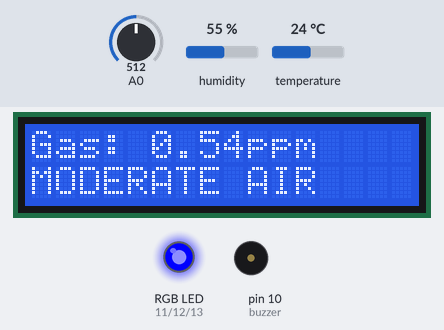
A sketch run on a simulated Arduino Uno, built with avr-gcc and run on an emulated ATmega328P. On the bench: 16×2 character LCD, an RGB LED mixed from three pins (HIGH = lit), buzzer (waves = sounding, pin HIGH). The inputs (shaded band) are chosen by the test bench; at power-on: A0 = 512, humidity 55 %, temperature 24 °C. What the sketch prints to the serial monitor is not drawn.

Above: at 1.4 s.
1.5 s: A0 set to 489
At 2.8 s:
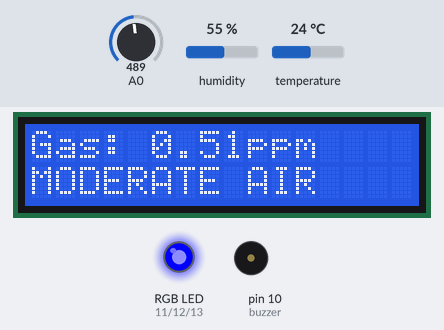
3.8 s: A0 set to 467
At 4.8 s:
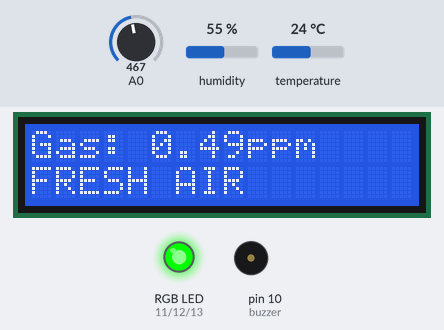
5.9 s: A0 set to 1023
At 7.2 s:
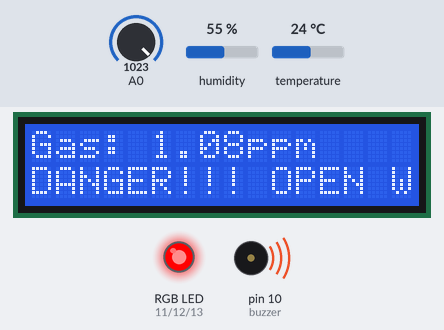
8.0 s: A0 set to 958
At 9.8 s:
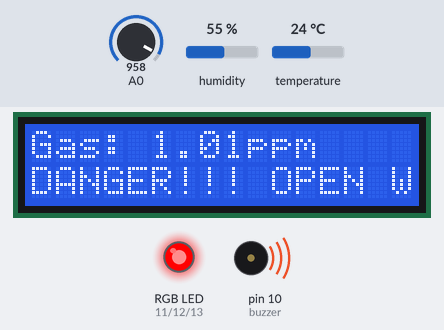
10.1 s: A0 set to 931
At 11.2 s:
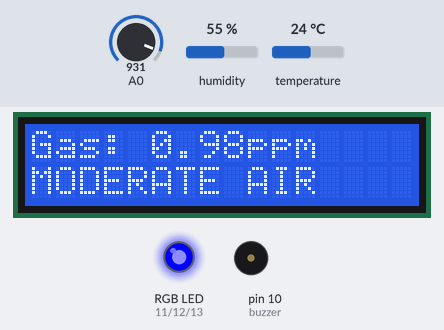
Timing chart, 0 to 13.1 s (numbered marks = the images above; inputs shaded):
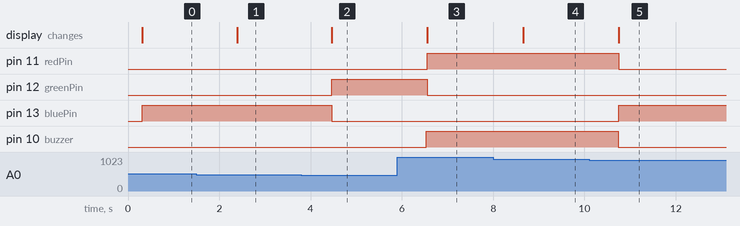

Measured:
- the behaviour switches between 476 and 475 on A0 (found by bisection; images 1 and 2)
- the behaviour switches between 950 and 949 on A0 (found by bisection; images 4 and 5)
- after the input at 1.5 s, the display: changes after 0.89 s (image 1)
- after the input at 3.8 s, pin 12 (greenPin): LOW → HIGH after 0.67 s; pin 13 (bluePin): HIGH → LOW after 0.67 s; the display: changes after 0.67 s (image 2)
- after the input at 5.9 s, pin 11 (redPin): LOW → HIGH after 0.66 s; pin 12 (greenPin): HIGH → LOW after 0.66 s; pin 10 (buzzer): LOW → HIGH after 0.64 s; the display: changes after 0.66 s (image 3)
- after the input at 8.0 s, the display: changes after 0.66 s (image 4)
- after the input at 10.1 s, pin 11 (redPin): HIGH → LOW after 0.65 s; pin 13 (bluePin): LOW → HIGH after 0.65 s; pin 10 (buzzer): HIGH → LOW after 0.64 s; the display: changes after 0.65 s (image 5)

The sketch:

ArduinoCodes.ino
```cpp
#include <LiquidCrystal_I2C.h>

#include <LiquidCrystal.h>
#include <DHT.h>


// initialize the LCD library
LiquidCrystal_I2C lcd(0x27,16,2);
//LiquidCrystal lcd(4, 5, 6, 7, 8, 9);

// initialize the DHT sensor
#define DHTPIN 2
#define DHTTYPE DHT11
DHT dht(DHTPIN, DHTTYPE);

// initialize the buzzer pin
int buzzer = 10;

// initialize the RGB LED pins
int redPin = 11;
int greenPin = 12;
int bluePin = 13;

void setup() {

  Serial.begin(9600);
  // initialize the LCD
  lcd.init();
  lcd.backlight();
  lcd.begin(16, 2);
  lcd.print("Air Pollution");
  lcd.setCursor(0, 1);
  lcd.print("Detection System");
delay(100);
  // initialize the DHT sensor
  dht.begin();

  // initialize the buzzer pin
  pinMode(buzzer, OUTPUT);

  // initialize the RGB LED pins
  pinMode(redPin, OUTPUT);
  pinMode(greenPin, OUTPUT);
  pinMode(bluePin, OUTPUT);
}

void loop() {

  // read the DHT sensor values
  float temperature = dht.readTemperature();
  float humidity = dht.readHumidity();

  // read the MQ gas sensor value
  int gasValue = analogRead(A0);
  Serial.print("Gas :");


  // convert the gas value to parts per million (ppm)
  float ppm = (gasValue / 950.0 );
  Serial.println(ppm);
  float tem = (gasValue / 20.0);
  Serial.println(tem);
  float hum = (gasValue / 22.0);
  Serial.println(hum);
  // display the temperature, humidity, and gas value on the LCD
  lcd.clear();
  lcd.setCursor(0, 0);
  lcd.print("Gas: ");
  lcd.print(ppm);
  lcd.print("ppm");

  lcd.setCursor(0, 1);

  // check if the gas value exceeds the threshold
  if (ppm >= 1.0) {
    digitalWrite(buzzer, HIGH);
    lcd.setCursor(0, 1);
    lcd.print("DANGER!!! OPEN WINDOWS");
    digitalWrite(redPin, HIGH);
    digitalWrite(greenPin, LOW);
    digitalWrite(bluePin, LOW);
  }
  else if (ppm <= 0.5) {
 digitalWrite(buzzer, LOW);
 lcd.setCursor(0, 1);
 lcd.print("FRESH AIR");
 digitalWrite(redPin, LOW);
 digitalWrite(greenPin, HIGH);
 digitalWrite(bluePin, LOW);
}
else {
digitalWrite(buzzer, LOW);
lcd.setCursor(0, 1);
lcd.print("MODERATE AIR");
digitalWrite(redPin, LOW);
digitalWrite(greenPin, LOW);
digitalWrite(bluePin, HIGH);
}

// wait for a moment before reading the sensors again
delay(1000);
}
```
